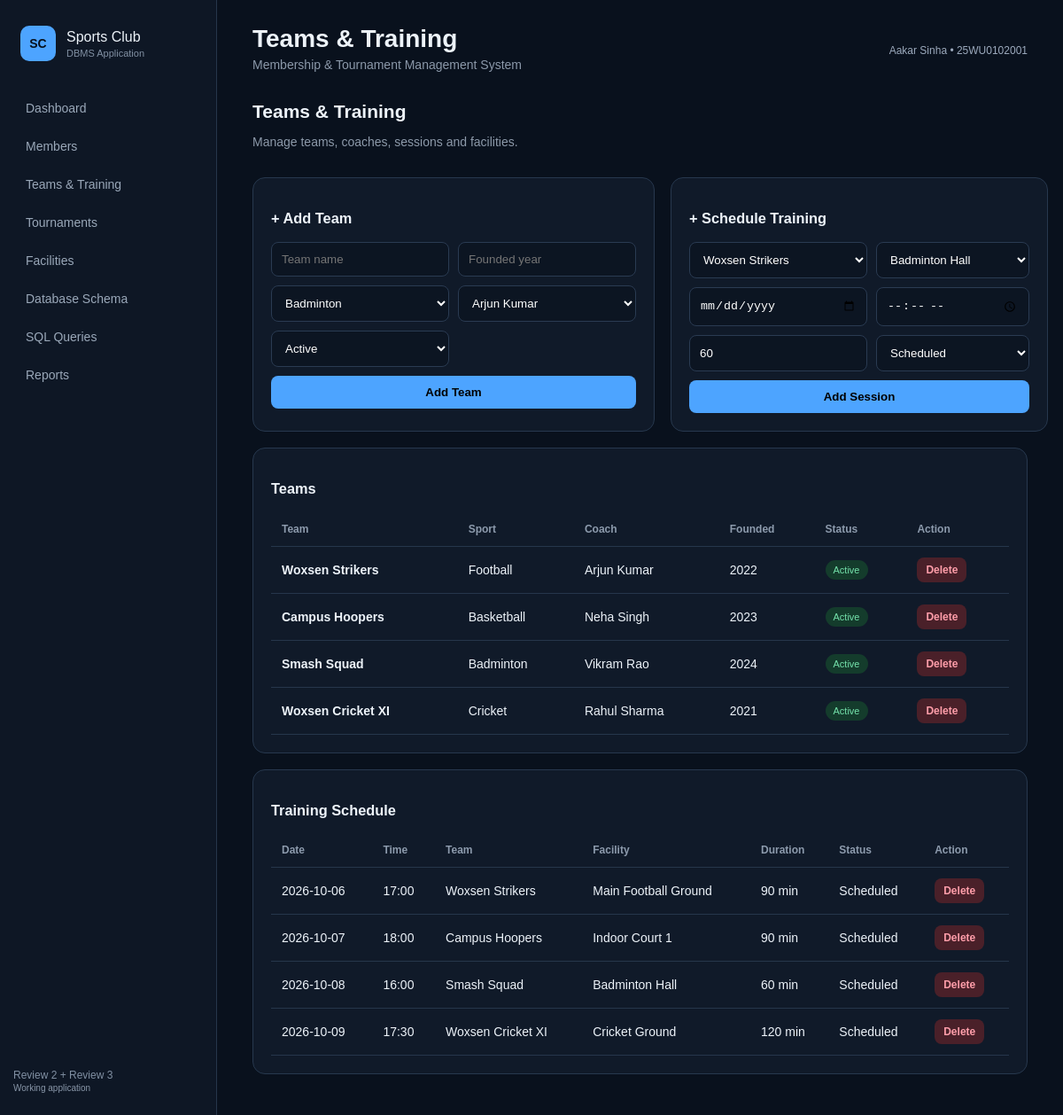
The page /teams on the database its author committed.
### tables this page shows
CREATE TABLE team (
    team_id INTEGER PRIMARY KEY AUTOINCREMENT,
    sport_id INTEGER NOT NULL,
    coach_id INTEGER NOT NULL,
    team_name TEXT NOT NULL UNIQUE,
    founded_year INTEGER,
    status TEXT NOT NULL DEFAULT 'Active'
        CHECK(status IN ('Active','Inactive')),
    FOREIGN KEY(sport_id) REFERENCES sport(sport_id),
    FOREIGN KEY(coach_id) REFERENCES coach(coach_id)
);

CREATE TABLE sport (
    sport_id INTEGER PRIMARY KEY AUTOINCREMENT,
    sport_name TEXT NOT NULL UNIQUE,
    description TEXT
);

CREATE TABLE coach (
    coach_id INTEGER PRIMARY KEY AUTOINCREMENT,
    name TEXT NOT NULL,
    specialization TEXT,
    experience_years INTEGER CHECK(experience_years >= 0),
    contact TEXT NOT NULL UNIQUE
);

CREATE TABLE training_session (
    training_id INTEGER PRIMARY KEY AUTOINCREMENT,
    team_id INTEGER NOT NULL,
    facility_id INTEGER NOT NULL,
    session_date TEXT NOT NULL,
    session_time TEXT NOT NULL,
    duration_minutes INTEGER NOT NULL CHECK(duration_minutes > 0),
    status TEXT NOT NULL DEFAULT 'Scheduled'
        CHECK(status IN ('Scheduled','Completed','Cancelled')),
    FOREIGN KEY(team_id) REFERENCES team(team_id),
    FOREIGN KEY(facility_id) REFERENCES facility(facility_id)
);

CREATE TABLE facility (
    facility_id INTEGER PRIMARY KEY AUTOINCREMENT,
    name TEXT NOT NULL UNIQUE,
    capacity INTEGER NOT NULL CHECK(capacity > 0),
    type TEXT NOT NULL,
    location TEXT NOT NULL
);

### app.py (the view)
@app.route("/teams")
def teams():
    con=get_db()
    rows=con.execute("""SELECT t.*,s.sport_name,c.name coach_name FROM team t
        JOIN sport s ON s.sport_id=t.sport_id JOIN coach c ON c.coach_id=t.coach_id ORDER BY t.team_id""").fetchall()
    sessions=con.execute("""SELECT ts.*,t.team_name,f.name facility_name FROM training_session ts
        JOIN team t ON t.team_id=ts.team_id JOIN facility f ON f.facility_id=ts.facility_id
        ORDER BY ts.session_date,ts.session_time""").fetchall()
    sports=con.execute("SELECT * FROM sport ORDER BY sport_name").fetchall()
    coaches=con.execute("SELECT * FROM coach ORDER BY name").fetchall()
    facilities=con.execute("SELECT * FROM facility ORDER BY name").fetchall()
    con.close()
    return render_template("teams.html",teams=rows,sessions=sessions,sports=sports,coaches=coaches,facilities=facilities)

### app.py (called while the page is built)
def get_db():
    con=sqlite3.connect(DB)
    con.row_factory=sqlite3.Row
    con.execute("PRAGMA foreign_keys=ON")
    return con

### templates/teams.html
{% extends "base.html" %}{% block title %}Teams & Training{% endblock %}{% block content %}
<div class="toolbar"><div><h2>Teams & Training</h2><p>Manage teams, coaches, sessions and facilities.</p></div></div>
<div class="grid2">
<div class="card"><h3>+ Add Team</h3><form method="post" action="{{url_for('add_team')}}" class="form">
<input name="team_name" placeholder="Team name" required><input name="founded_year" type="number" placeholder="Founded year">
<select name="sport_id" required>{% for s in sports %}<option value="{{s.sport_id}}">{{s.sport_name}}</option>{% endfor %}</select>
<select name="coach_id" required>{% for c in coaches %}<option value="{{c.coach_id}}">{{c.name}}</option>{% endfor %}</select>
<select name="status"><option>Active</option><option>Inactive</option></select><button class="primary">Add Team</button></form></div>
<div class="card"><h3>+ Schedule Training</h3><form method="post" action="{{url_for('add_training')}}" class="form">
<select name="team_id" required>{% for t in teams %}<option value="{{t.team_id}}">{{t.team_name}}</option>{% endfor %}</select>
<select name="facility_id" required>{% for f in facilities %}<option value="{{f.facility_id}}">{{f.name}}</option>{% endfor %}</select>
<input name="session_date" type="date" required><input name="session_time" type="time" required>
<input name="duration_minutes" type="number" min="1" value="60" placeholder="Duration (minutes)" required>
<select name="status"><option>Scheduled</option><option>Completed</option><option>Cancelled</option></select>
<button class="primary">Add Session</button></form></div></div>
<div class="card tablewrap"><h3>Teams</h3><table><tr><th>Team</th><th>Sport</th><th>Coach</th><th>Founded</th><th>Status</th><th>Action</th></tr>
{% for t in teams %}<tr><td><b>{{t.team_name}}</b></td><td>{{t.sport_name}}</td><td>{{t.coach_name}}</td><td>{{t.founded_year}}</td><td><span class="pill">{{t.status}}</span></td><td><form method="post" action="{{url_for('delete_team',team_id=t.team_id)}}" onsubmit="return confirm('Delete this team?')"><button class="danger">Delete</button></form></td></tr>{% endfor %}</table></div>
<div class="card tablewrap"><h3>Training Schedule</h3><table><tr><th>Date</th><th>Time</th><th>Team</th><th>Facility</th><th>Duration</th><th>Status</th><th>Action</th></tr>
{% for s in sessions %}<tr><td>{{s.session_date}}</td><td>{{s.session_time}}</td><td>{{s.team_name}}</td><td>{{s.facility_name}}</td><td>{{s.duration_minutes}} min</td><td>{{s.status}}</td><td><form method="post" action="{{url_for('delete_training',training_id=s.training_id)}}" onsubmit="return confirm('Delete session?')"><button class="danger">Delete</button></form></td></tr>{% endfor %}</table></div>
{% endblock %}

### static/style.css (style rules this page uses)
* { box-sizing:border-box }
body { margin:0;background:#09111d;color:#edf3f9;font:14px Arial,sans-serif;display:flex;min-height:100vh }
.grid2 { display:grid;grid-template-columns:1fr 1fr;gap:18px }
.card { background:#101a29;border:1px solid #27384e;border-radius:14px;padding:20px;margin-bottom:18px }
.toolbar { display:flex;justify-content:space-between;align-items:center;margin-bottom:18px }
.toolbar h2 { margin:0 }
.toolbar p { color:#8d9aaa }
.toolbar button,button { background:#4da4ff;border:0;padding:11px 15px;border-radius:8px;font-weight:bold;cursor:pointer }
.form { display:grid;grid-template-columns:1fr 1fr;gap:10px }
.form input,.form select { background:#0c1522;color:white;border:1px solid #2a3b52;padding:11px;border-radius:8px }
.form .primary { grid-column:1/-1 }
.primary { background:#4da4ff!important }
.danger { background:#4a2029!important;color:#ff9eaa!important;padding:7px 10px!important;font-size:12px }
.tablewrap { overflow:auto }
table { width:100%;border-collapse:collapse }
th,td { text-align:left;padding:12px;border-bottom:1px solid #26364b }
th { color:#8d9bad;font-size:12px }
.pill,.tag { display:inline-block;padding:5px 9px;border-radius:999px;background:#143c2c;color:#75e3ac;font-size:11px }

### rows shown on the page
team: team_name "Woxsen Strikers", sport_name "Football", coach_name "Arjun Kumar", founded_year "2022", status "Active"
team: team_name "Campus Hoopers", sport_name "Basketball", coach_name "Neha Singh", founded_year "2023", status "Active"
team: team_name "Smash Squad", sport_name "Badminton", coach_name "Vikram Rao", founded_year "2024", status "Active"
team: team_name "Woxsen Cricket XI", sport_name "Cricket", coach_name "Rahul Sharma", founded_year "2021", status "Active"
training_session: session_date "2026-10-06", session_time "17:00", team_name "Woxsen Strikers", facility_name "Main Football Ground", duration_minutes "90", status "Scheduled"
training_session: session_date "2026-10-07", session_time "18:00", team_name "Campus Hoopers", facility_name "Indoor Court 1", duration_minutes "90", status "Scheduled"
training_session: session_date "2026-10-08", session_time "16:00", team_name "Smash Squad", facility_name "Badminton Hall", duration_minutes "60", status "Scheduled"
training_session: session_date "2026-10-09", session_time "17:30", team_name "Woxsen Cricket XI", facility_name "Cricket Ground", duration_minutes "120", status "Scheduled"

### other values the page prints
form field sport_id "Badminton"
form field coach_id "Arjun Kumar"
form field team_id "Woxsen Strikers"
form field facility_id "Badminton Hall"
